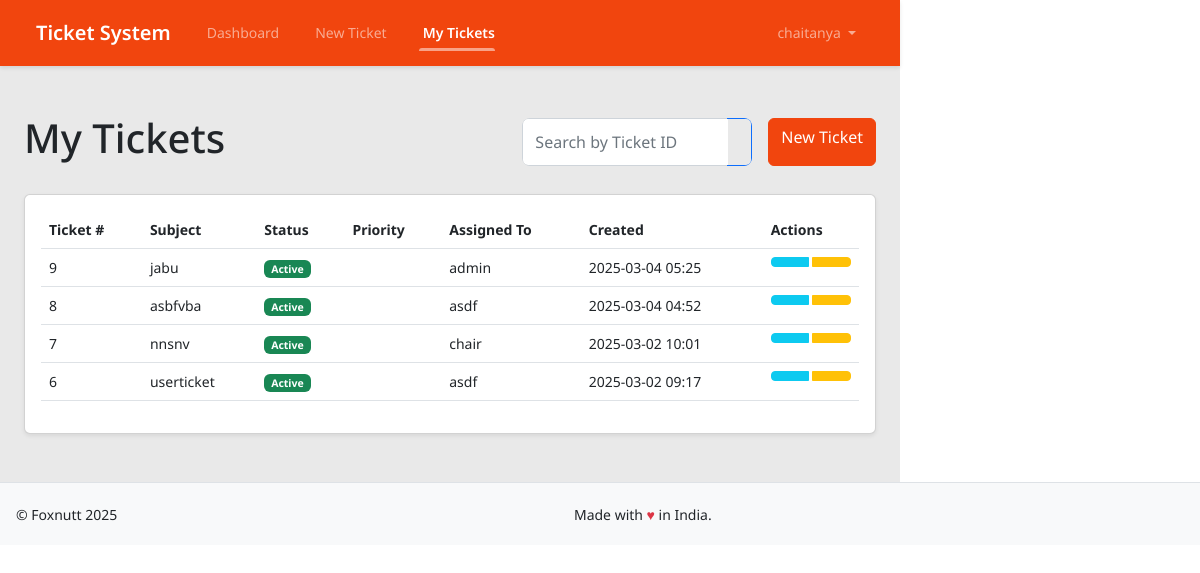
/tickets/my/ (signed in), run on the app's committed database.
### tracker/models.py (models this page shows, shortened)
class UserDetail(AbstractBaseUser, PermissionsMixin):
    row_id = models.AutoField(primary_key=True)  # ✅ `row_id` is the primary key
    user_id = models.CharField(max_length=255, unique=True)
    user_name = models.CharField(max_length=255)
    is_email_verified = models.BooleanField(default=False)
    is_active = models.BooleanField(default=True)
    pagination = models.IntegerField(default=10)
    sorting = models.IntegerField(default=0)
    is_staff = models.BooleanField(default=False)
    is_superuser = models.BooleanField(default=False)
    role = models.ForeignKey(Role, on_delete=models.SET_NULL, null=True)
    objects = UserManager()
    USERNAME_FIELD = "user_id"
    REQUIRED_FIELDS = ["user_name"]
    class Meta:
        verbose_name = 'user'
        verbose_name_plural = 'users'
    groups = models.ManyToManyField(
        'auth.Group',
        verbose_name='groups',
        blank=True,
        related_name='userdetail_set',
        related_query_name='userdetail'
    )
    user_permissions = models.ManyToManyField(
        'auth.Permission',
        verbose_name='user permissions',
        blank=True,
        related_name='userdetail_set',
        related_query_name='userdetail'
    )

class Ticket(models.Model):
    STATUS_ACTIVE = 1
    STATUS_CLOSED = 2
    STATUS_PENDING = 3
    STATUS_CHOICES = [
        (STATUS_ACTIVE, 'Active'),
        (STATUS_CLOSED, 'Closed'),
        (STATUS_PENDING, 'Pending'),
    ]
    id = models.AutoField(primary_key=True)
    subject = models.CharField(max_length=200)
    description = models.TextField()
    created_by = models.ForeignKey(UserDetail, on_delete=models.CASCADE, related_name='created_tickets')
    assigned_to = models.ForeignKey(UserDetail, on_delete=models.SET_NULL, null=True, related_name='assigned_tickets')
    created_at = models.DateTimeField(auto_now_add=True)
    updated_at = models.DateTimeField(auto_now=True)
    status = models.PositiveSmallIntegerField(
        choices=STATUS_CHOICES,
        default=STATUS_ACTIVE
    )
    closed_at = models.DateTimeField(null=True, blank=True)
    closed_by = models.ForeignKey(
        UserDetail,
        on_delete=models.SET_NULL,
        null=True,
        blank=True,
        related_name='closed_tickets'
    )
    priority = models.ForeignKey(Priority, on_delete=models.SET_NULL, null=True)
    brand = models.CharField(max_length=100, blank=True, null=True)
    def get_status_display(self):
        return dict(self.STATUS_CHOICES).get(self.status, 'Unknown')
    class Meta:
        ordering = ['-created_at']  # Default ordering by creation date, newest first
        indexes = [
            models.Index(fields=['-created_at']),  # Add index for better performance
        ]

### tracker/views.py (the view)
# urls.py: path('tickets/my/', views.my_tickets, name='my_tickets'),
@login_required
def my_tickets(request):
    tickets = Ticket.objects.filter(
        created_by=request.user
    ).select_related(
        'priority',
        'assigned_to'
    )
    ticket_id = request.GET.get('ticket_id')
    if ticket_id and ticket_id.isdigit():
        tickets = tickets.filter(id=ticket_id)
    else:
        tickets = tickets.order_by('-created_at')
    context = {
        'tickets': tickets,
        'title': 'My Tickets'
    }
    return render(request, 'tickets/my_tickets.html', context)

### tracker/templates/tickets/my_tickets.html (shortened to what this page needs)
{% extends 'shared/dashboard_base.html' %}
{% load static %}
{% block dashboard_content %}
<div class="container-fluid py-4">
    <div class="d-flex justify-content-between align-items-center mb-4">
        <h1>My Tickets</h1>
        <div class="d-flex gap-3">
            <form method="GET" class="d-flex search-form">
                <div class="input-group">
                    <input type="text"
                           name="ticket_id"
                           class="form-control"
                           placeholder="Search by Ticket ID"
                           value="{{ request.GET.ticket_id|default:'' }}">
                    <button class="btn btn-outline-primary" type="submit">
                    </button>
                </div>
            </form>
            <a href="{% url 'new_ticket' %}" class="btn btn-primary">
                 New Ticket
            </a>
        </div>
    </div>
    <div class="card shadow-sm">
        <div class="card-body">
            <div class="table-responsive">
                <table class="table table-hover">
                    <thead>
                        <tr>
                            <th>Ticket #</th>
                            <th>Subject</th>
                            <th>Status</th>
                            <th>Priority</th>
                            <th>Assigned To</th>
                            <th>Created</th>
                            <th>Actions</th>
                        </tr>
                    </thead>
                    <tbody>
                        {% for ticket in tickets %}
                        <tr>
                            <td>{{ ticket.id }}</td>
                            <td>{{ ticket.subject }}</td>
                            <td>
                                <span class="badge {% if ticket.status == 2 %}bg-danger{% else %}bg-success{% endif %}">
                                    {{ ticket.get_status_display }}
                                </span>
                            </td>
                            <td>
                                <span class="badge bg-{{ ticket.priority.name|lower }}">
                                </span>
                            </td>
                            <td>{{ ticket.assigned_to.user_name|default:"Unassigned" }}</td>
                            <td>{{ ticket.created_at|date:"Y-m-d H:i" }}</td>
                            <td>
                                <div class="btn-group" role="group">
                                    <a href="{% url 'view_ticket' ticket.id %}" class="btn btn-sm btn-info" title="View">
                                    </a>
                                    <a href="{% url 'update_ticket' ticket.id %}" class="btn btn-sm btn-warning" title="Edit">
                                    </a>
                                </div>
                            </td>
                        </tr>
                        {% empty %}
                        <tr>
                            <td colspan="7" class="text-center">No tickets found</td>
                        </tr>
                        {% endfor %}
                    </tbody>
                </table>
            </div>
        </div>
    </div>
</div>
{% endblock %}

### tracker/templates/shared/dashboard_base.html (shortened to what this page needs)
{% extends 'base.html' %}
{% block content %}
<nav class="navbar navbar-expand-lg navbar-dark bg-primary">
    <div class="container-fluid">
        <a class="navbar-brand" href="{% url 'dashboard' %}">
            Ticket System
        </a>
        <div class="collapse navbar-collapse" id="navbarMain">
            <ul class="navbar-nav me-auto">
                <li class="nav-item">
                    <a class="nav-link {% if request.resolver_match.url_name == 'dashboard' %}active{% endif %}"
                       href="{% url 'dashboard' %}">
                        Dashboard
                    </a>
                </li>
                <li class="nav-item">
                    <a class="nav-link {% if request.resolver_match.url_name == 'new_ticket' %}active{% endif %}"
                       href="{% url 'new_ticket' %}">
                        New Ticket
                    </a>
                </li>
                <li class="nav-item">
                    <a class="nav-link {% if request.resolver_match.url_name == 'my_tickets' %}active{% endif %}"
                       href="{% url 'my_tickets' %}">
                        My Tickets
                    </a>
                </li>
            </ul>
            <ul class="navbar-nav ms-auto">
                <li class="nav-item dropdown">
                    <a class="nav-link dropdown-toggle" href="#" id="userDropdown" role="button"
                       data-bs-toggle="dropdown" aria-expanded="false">
                        {{ request.user.user_name }}
                    </a>
                </li>
            </ul>
        </div>
    </div>
</nav>
<div class="container-fluid py-4">
    {% block dashboard_content %}{% endblock %}
</div>
{% endblock %}

### tracker/static/assets/css/style.css (style rules this page uses)
html, body { min-height: 100%; }
body { margin: 0; font-family: 'Noto Sans', sans-serif; font-size: 14px; }
h1, h2, h3, h4, h5, h6 { font-family: 'Noto Sans', sans-serif; }
.main_bg { background: #fff; }
input { border: 1px solid rgb(135, 148, 176); border-radius: 8px; background: rgb(255, 255, 255); box-sizing: border-box; height: 48px; padding: 0px 16px; font: inherit; font-size: 16px; margin: 0; font-weight: 300; }
a, a:hover, a:visited { color: rgb(63, 71, 90); text-decoration: underline; }

### tracker/templates/shared/dashboard_base.html (style rules this page uses)
.navbar { box-shadow: 0 2px 4px rgba(0,0,0,0.1); padding: 0.8rem 1rem; }
.navbar-brand { font-weight: 600; }
.nav-link { padding: 0.5rem 1rem !important; transition: all 0.3s ease; }
.navbar-nav .nav-link.active { font-weight: 600; position: relative; }
.navbar-nav .nav-link.active:after { content: ''; position: absolute; bottom: 0; left: 1rem; right: 1rem; height: 3px; background: rgba(255,255,255,0.5); border-radius: 3px 3px 0 0; }

### tracker/templates/tickets/my_tickets.html (style rules this page uses)
.search-form { max-width: 300px; }
.search-form .input-group { border-radius: 8px; overflow: hidden; }
.search-form .form-control { border-right: none; }
.search-form .btn { border-left: none; padding: 0.375rem 0.75rem; }
.btn-group { display: flex; gap: 0.25rem; }
.btn-sm { padding: 0.25rem 0.5rem; font-size: 0.875rem; border-radius: 4px; transition: all 0.2s ease; }
.btn-warning { background-color: #ffc107; border-color: #ffc107; color: #000; }
.btn-info { background-color: #0dcaf0; border-color: #0dcaf0; color: #fff; }

### data on the page
UserDetail: user.user_name "chaitanya"
Ticket: id "9", subject "jabu", status "Active", assigned_to.user_name "admin", created_at "2025-03-04 05:25"
Ticket: id "8", subject "asbfvba", status "Active", assigned_to.user_name "asdf", created_at "2025-03-04 04:52"
Ticket: id "7", subject "nnsnv", status "Active", assigned_to.user_name "chair", created_at "2025-03-02 10:01"
Ticket: id "6", subject "userticket", status "Active", assigned_to.user_name "asdf", created_at "2025-03-02 09:17"
